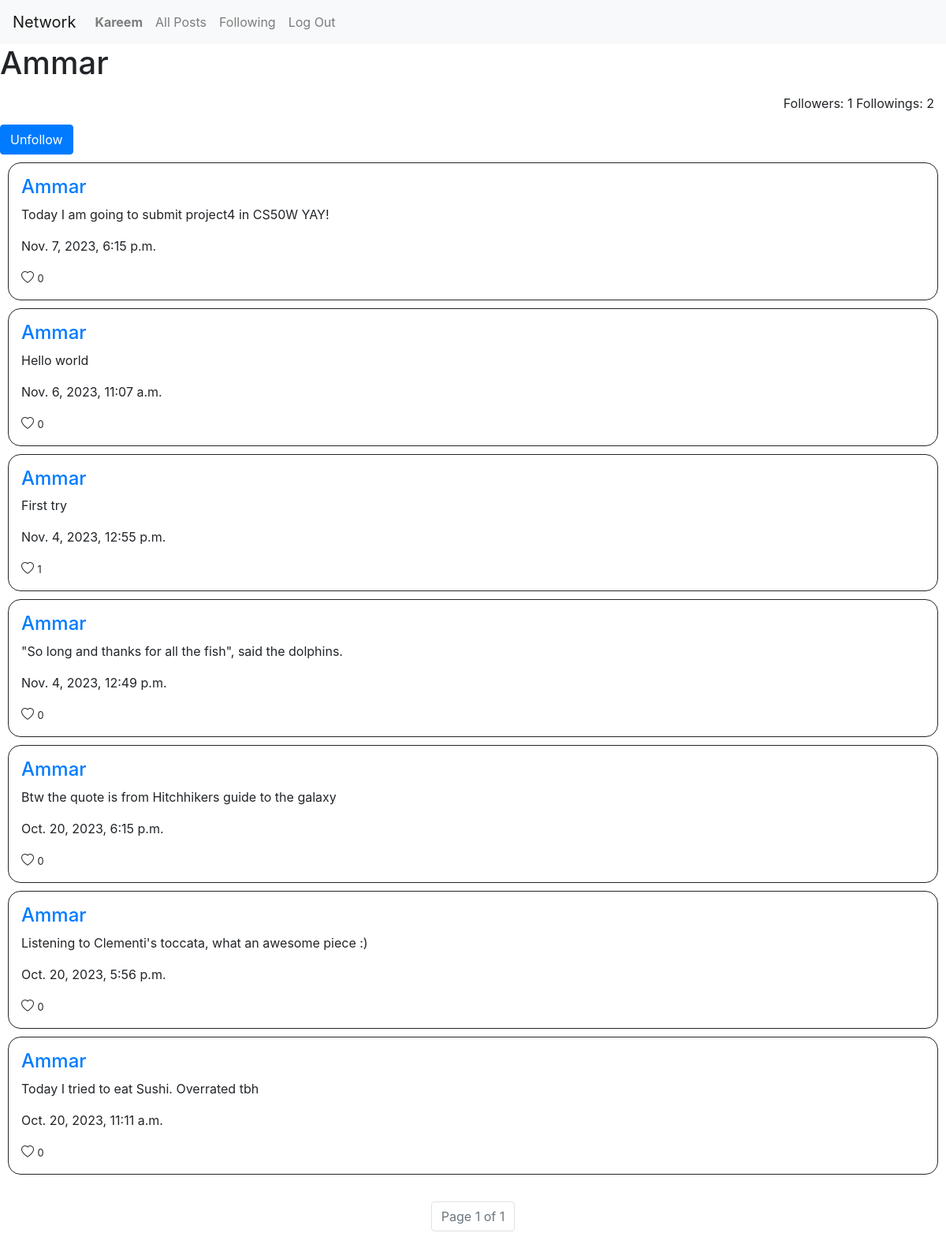
The page /Ammar (signed in) on the database its author committed.
### network/models.py (models this page shows)
class User(AbstractUser):
    follow = models.ManyToManyField('self', symmetrical = False ,related_name="followers")

class Post(models.Model):
    content = models.CharField(max_length = 256)
    user = models.ForeignKey(User, on_delete=models.CASCADE,related_name="Posts")
    time = models.DateTimeField()
    likes = models.ManyToManyField(User, related_name = "liked_posts", blank=True)

### network/views.py (the view, shortened to what this page needs)
# urls.py: path("<str:name>", views.profile, name = "profile"),
def profile(request, name):
    u = User.objects.get(username = name)
    t = False
    if request.user.is_authenticated:
        t = request.user.follow.filter(username = name).exists()
    p = u.Posts.all().order_by('time').reverse()
    pag = Paginator(p, 10)
    page = request.GET.get("page")
    pst = pag.get_page(page)
    return render(request, "network/profile.html", {
        "User" : u,
        "followed" : t,
        "followers" : u.followers.all().count(),
        "posts" : pst,
        "followings" : u.follow.all().count()
    })

### network/templates/network/profile.html (shortened to what this page needs)
{% extends "network/layout.html" %}
{%load static%}
{% block body %}
    <h1> {{User.username}} </h1>
    <p style="text-align: right; margin: 15px;">Followers:  {{followers}} Followings: {{followings}}</p>
    {% if user.is_authenticated and user.username != User.username %}
    <form action="{%url 'profile' User.username%}" method = "POST">
        {% if followed %}
            <input type="submit" name="unfollow" value = "Unfollow" class = "btn btn-primary">
        {% else %}
            <input type="submit" name="follow" value = "Follow" class = "btn btn-primary">
        {%endif%}
    </form>
    {%endif%}
    {% for p in posts %}
<div class = "post" data-id="{{ p.id }}" id = "posts" data-post = "{{ p.id }}"  style="border: 1px solid; padding: 16px; margin: 10px; border-radius: 16px;">
    <a href="{%url 'profile' p.user.username%}"><h4>{{p.user}}</h4></a>
    <p>{{p.content}}</p>
    <p>{{p.time}}</p>
    <button class="like-button custom" data-id="{{ p.id }}">
        {%if user in p.likes.all%}
            <i class="bi bi-heart-fill"></i>
        {%else%}
            <i class="bi bi-heart"></i>
        {%endif%}
    </button>
    <small class = "counter">{{p.likes.count}}</small>
</div>
{% empty %}
<p>User hasn't posted anything</p>
{% endfor %}
    <br>
    <nav aria-label="Page navigation example">
        <ul class="pagination justify-content-center">
        <li class="page-item disabled" ><a class="page-link" href="#">Page {{posts.number}} of {{posts.paginator.num_pages}}</a></li>
        </ul>
    </nav>
{% endblock %}

### network/templates/network/layout.html (shortened to what this page needs)
{% load static %}
<!DOCTYPE html>
<html lang="en">
    <head>
        <link rel="stylesheet" href="https://stackpath.bootstrapcdn.com/bootstrap/4.4.1/css/bootstrap.min.css">
        <link href="{% static 'network/styles.css' %}" rel="stylesheet">
    <link rel="stylesheet" href="https://cdn.jsdelivr.net/npm/bootstrap-icons@1.3.0/font/bootstrap-icons.css">
    </head>
    <body>
        <nav class="navbar navbar-expand-lg navbar-light bg-light">
            <a class="navbar-brand" href="#">Network</a>
            <div>
              <ul class="navbar-nav mr-auto">
                {% if user.is_authenticated %}
                    <li class="nav-item">
                        <a class="nav-link" href="#"><strong>{{ user.username }}</strong></a>
                    </li>
                {% endif %}
                <li class="nav-item">
                  <a class="nav-link" href="{% url 'index' %}">All Posts</a>
                </li>
                {% if user.is_authenticated %}
                    <li class="nav-item">
                        <a class="nav-link" href="{%url 'following' %}">Following</a>
                    </li>
                    <li class="nav-item">
                        <a class="nav-link" href="{% url 'logout' %}">Log Out</a>
                    </li>
                {% endif %}
              </ul>
            </div>
          </nav>
        <div class="body">
            {% block body %}
            {% endblock %}
        </div>
    </body>
</html>

### network/templates/network/layout.html (style rules this page uses)
.custom { background: none; border: none; padding: 0; cursor: pointer; font-size: inherit; color: inherit; text-align: inherit; }

### rows shown on the page
User: username "Kareem"
User: username "Ammar"
Post: user "Ammar", content "Today I am going to submit project4 in CS50W YAY!", time "Nov. 7, 2023, 6:15 p.m.", likes.count "0"
Post: user "Ammar", content "Hello world", time "Nov. 6, 2023, 11:07 a.m.", likes.count "0"
Post: user "Ammar", content "First try", time "Nov. 4, 2023, 12:55 p.m.", likes.count "1"
Post: user "Ammar", content "\"So long and thanks for all the fish\", said the dolphins.", time "Nov. 4, 2023, 12:49 p.m.", likes.count "0"
Post: user "Ammar", content "Btw the quote is from Hitchhikers guide to the galaxy", time "Oct. 20, 2023, 6:15 p.m.", likes.count "0"
Post: user "Ammar", content "Listening to Clementi's toccata, what an awesome piece :)", time "Oct. 20, 2023, 5:56 p.m.", likes.count "0"
Post: user "Ammar", content "Today I tried to eat Sushi. Overrated tbh", time "Oct. 20, 2023, 11:11 a.m.", likes.count "0"

### other values the page prints
{{ followers }} "1"
{{ followings }} "2"
{{ posts.number }} "1"
{{ posts.paginator.num_pages }} "1"
